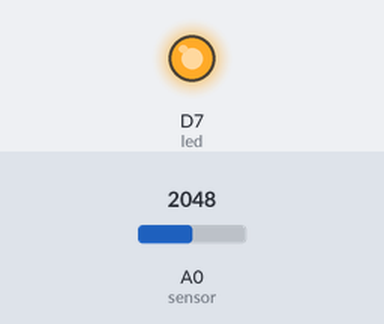
Recording of a sketch running on a simulated Particle Photon. On the bench: output pins drawn as LEDs (lit = HIGH). Inputs (shaded band) come from the test bench; at power-on: A0 (sensor) = 2048.

Above: at 4.9 s.
At 9.98 s:
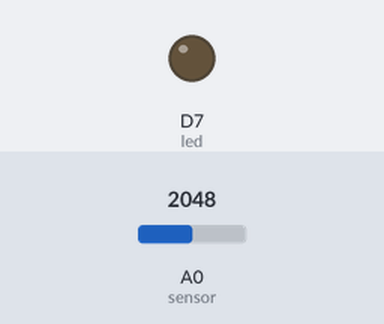
Timing chart, 0 to 13.0 s (numbered marks = the images above):
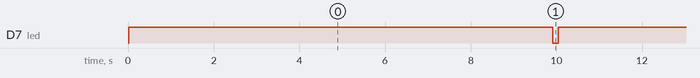

Measured:
- by itself, D7 (led): alternates HIGH for 9.9 s and LOW for 0.12 s

The sketch:

WebHook.ino
```cpp
// This #include statement was automatically added by the Particle IDE.
#include <ThingSpeak.h>

//labeling in-built LED as led
int led = D7;
int analogvalue = 0;


void setup()
{
    Particle.variable("analogvalue", analogvalue);

    pinMode(A0, INPUT);
    pinMode(led, OUTPUT);
}


void loop()
{

    analogvalue = analogRead(A0) -3800 ; //-3800 to normalise as my sensor was working, but it was giving values up at that value.
    Particle.publish("Motion", String(analogvalue), ALL_DEVICES);
    //10second delay between reads, turns off led quickly to indicate next loop is about to start.
    digitalWrite(led, HIGH);
    delay(9900);
    digitalWrite(led, LOW);
    delay(100);
}
```
